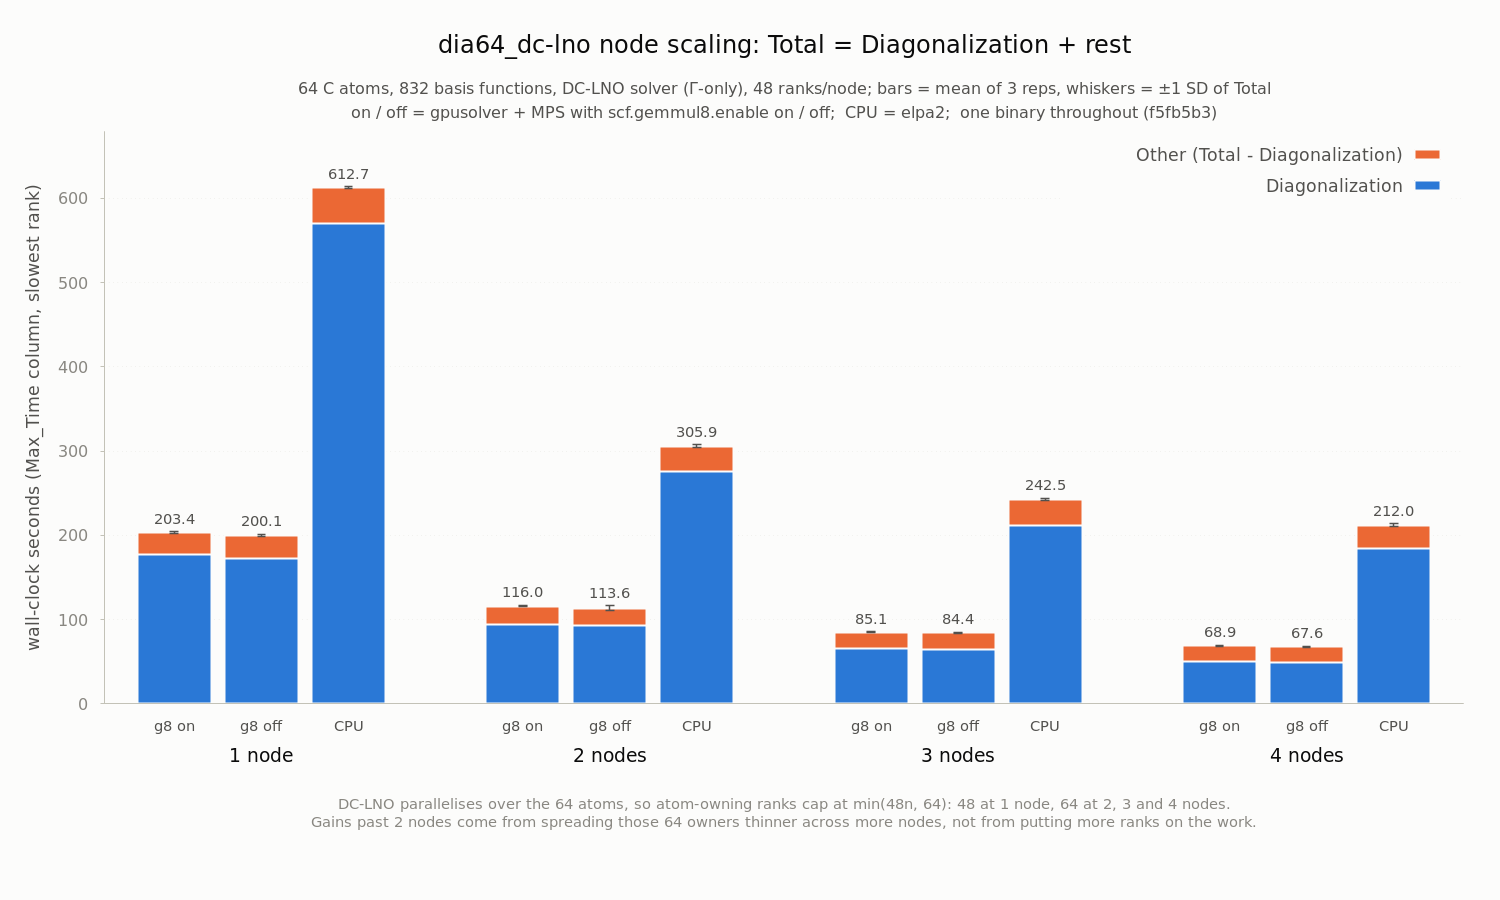

Recreate this plot in gnuplot.
# Stacked-bar view of work/dia64dc_nodes_result.txt (means over 3 reps).
# Bar height = Total Computational Time; bottom segment = Diagonalization,
# top segment = the rest (Total - Diagonalization).  Whiskers = +-1 SD of
# Total.  Groups: 1-4 nodes; within a group: gpusolver + MPS with gemmul8 on,
# the same with gemmul8 off, and CPU elpa2.  48 ranks/node throughout.
#
# dia64_dc-lno: 64 C atoms, 832 basis functions, scf.EigenvalueSolver dc-lno,
# MD.Type Opt with MD.maxIter 1.  One binary throughout (f5fb5b3).
#
# Render:  gnuplot dia64dc_nodes_result.plt   (writes dia64dc_nodes_result.png)

set terminal pngcairo noenhanced size 1500,900 font "DejaVu Sans,14" background rgb "#fcfcfb"
set output "dia64dc_nodes_result.png"

# columns: x  total  diag  sd_total
$data << EOD
 0  203.36  176.62  1.04
 1  200.14  173.01  1.43
 2  612.70  570.27  1.49
 4  116.01   94.08  0.97
 5  113.57   92.35  2.59
 6  305.92  275.21  1.63
 8   85.12   65.45  0.38
 9   84.41   64.53  0.66
10  242.48  211.82  1.61
12   68.94   49.71  0.42
13   67.62   48.83  0.66
14  211.96  184.15  1.51
EOD

set title "dia64_dc-lno node scaling: Total = Diagonalization + rest" \
    font ",18" textcolor rgb "#0b0b0b" offset 0,2.2
set label 100 "64 C atoms, 832 basis functions, DC-LNO solver (Γ-only), 48 ranks/node; bars = mean of 3 reps, whiskers = ±1 SD of Total" \
    at graph 0.5, graph 1.075 center font ",12" textcolor rgb "#52514e"
set label 101 "on / off = gpusolver + MPS with scf.gemmul8.enable on / off;  CPU = elpa2;  one binary throughout (f5fb5b3)" \
    at graph 0.5, graph 1.033 center font ",12" textcolor rgb "#52514e"

set ylabel "wall-clock seconds (Max_Time column, slowest rank)" \
    font ",13" textcolor rgb "#52514e" offset 1,0
set yrange [0:680]
set xrange [-0.8:14.8]

set border 3 linecolor rgb "#c3c2b7" linewidth 1
set grid ytics back linecolor rgb "#e1e0d9" linewidth 1
set ytics nomirror out scale 0.5 font ",12" textcolor rgb "#898781"
set xtics nomirror scale 0 font ",11" textcolor rgb "#52514e" \
    ("g8 on" 0, "g8 off" 1, "CPU" 2,  "g8 on" 4, "g8 off" 5, "CPU" 6, \
     "g8 on" 8, "g8 off" 9, "CPU" 10, "g8 on" 12, "g8 off" 13, "CPU" 14)

set label 1 "1 node"  at first  1, graph -0.09 center font ",14" textcolor rgb "#0b0b0b"
set label 2 "2 nodes" at first  5, graph -0.09 center font ",14" textcolor rgb "#0b0b0b"
set label 3 "3 nodes" at first  9, graph -0.09 center font ",14" textcolor rgb "#0b0b0b"
set label 4 "4 nodes" at first 13, graph -0.09 center font ",14" textcolor rgb "#0b0b0b"

set label 5 "DC-LNO parallelises over the 64 atoms, so atom-owning ranks cap at min(48n, 64): 48 at 1 node, 64 at 2, 3 and 4 nodes.\nGains past 2 nodes come from spreading those 64 owners thinner across more nodes, not from putting more ranks on the work." \
    at graph 0.5, graph -0.175 center front font ",11" textcolor rgb "#898781"

set bmargin 9
set tmargin 6

set key top right samplen 1.6 spacing 1.5 font ",13" textcolor rgb "#52514e"

set boxwidth 0.85
set style fill solid 1.0 border rgb "#fcfcfb"

plot $data using 1:2 with boxes linecolor rgb "#eb6834" linewidth 2 \
         title "Other (Total - Diagonalization)", \
     $data using 1:3 with boxes linecolor rgb "#2a78d6" linewidth 2 \
         title "Diagonalization", \
     $data using 1:2:4 with yerrorbars linecolor rgb "#52514e" linewidth 1.5 \
         pointtype 7 pointsize 0 notitle, \
     $data using 1:($2+$4+16):(sprintf("%.1f",$2)) with labels \
         font ",11" textcolor rgb "#52514e" notitle
